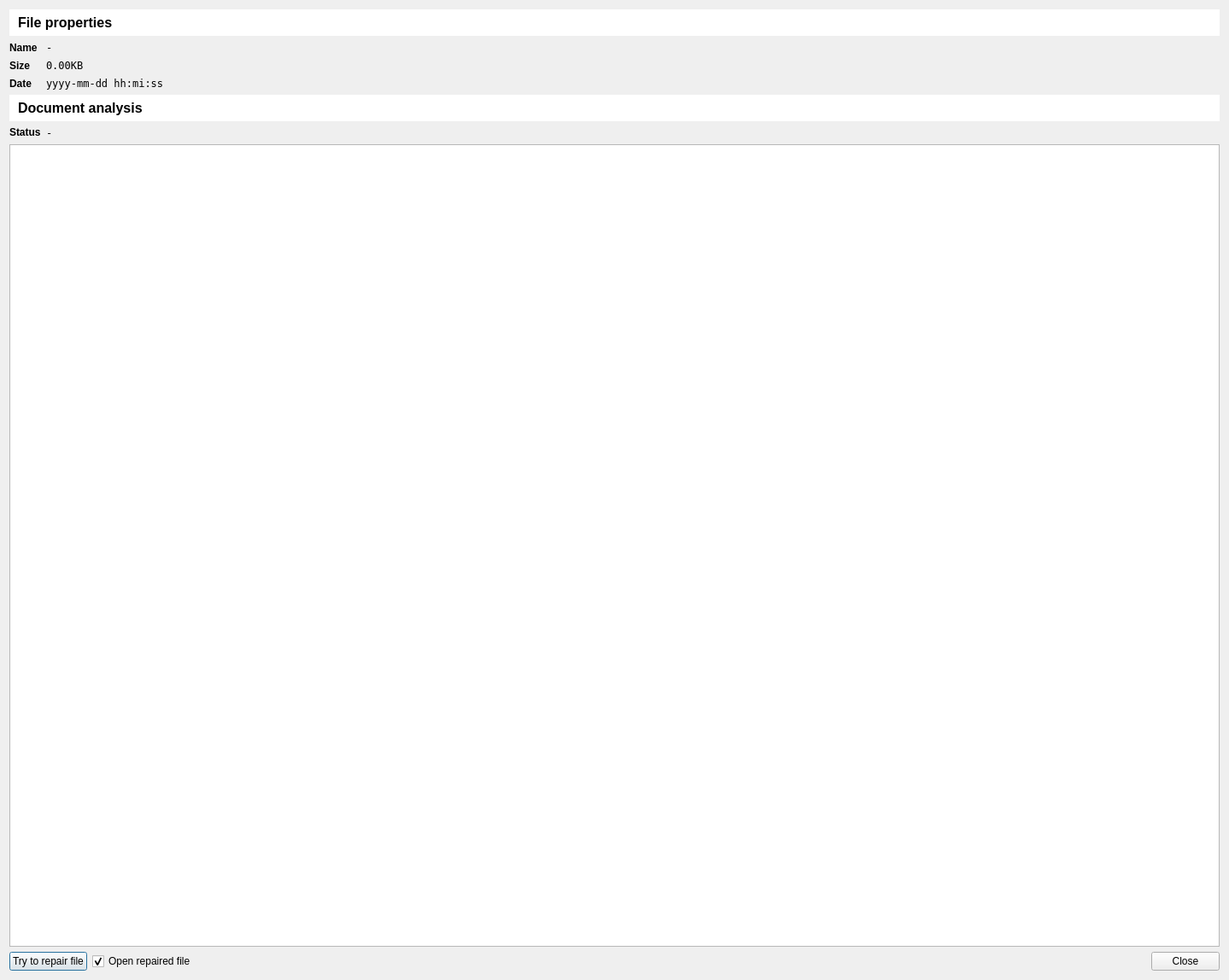
<?xml version="1.0" encoding="UTF-8"?>
<ui version="4.0">
 <class>Dialog</class>
 <widget class="QDialog" name="Dialog">
  <property name="geometry">
   <rect>
    <x>0</x>
    <y>0</y>
    <width>1439</width>
    <height>1148</height>
   </rect>
  </property>
  <property name="windowTitle">
   <string>Dialog</string>
  </property>
  <layout class="QGridLayout" name="gridLayout">
   <item row="1" column="0">
    <widget class="QLabel" name="label">
     <property name="sizePolicy">
      <sizepolicy hsizetype="Maximum" vsizetype="Preferred">
       <horstretch>0</horstretch>
       <verstretch>0</verstretch>
      </sizepolicy>
     </property>
     <property name="font">
      <font>
       <weight>75</weight>
       <bold>true</bold>
      </font>
     </property>
     <property name="text">
      <string>Name</string>
     </property>
    </widget>
   </item>
   <item row="5" column="0">
    <widget class="QLabel" name="label_6">
     <property name="font">
      <font>
       <weight>75</weight>
       <bold>true</bold>
      </font>
     </property>
     <property name="text">
      <string>Status</string>
     </property>
     <property name="alignment">
      <set>Qt::AlignLeading|Qt::AlignLeft|Qt::AlignTop</set>
     </property>
    </widget>
   </item>
   <item row="2" column="0">
    <widget class="QLabel" name="label_3">
     <property name="font">
      <font>
       <weight>75</weight>
       <bold>true</bold>
      </font>
     </property>
     <property name="text">
      <string>Size</string>
     </property>
    </widget>
   </item>
   <item row="0" column="0" colspan="3">
    <widget class="QLabel" name="label_2">
     <property name="font">
      <font>
       <pointsize>12</pointsize>
       <weight>75</weight>
       <bold>true</bold>
      </font>
     </property>
     <property name="styleSheet">
      <string notr="true">background-color: palette(light);padding: 6;</string>
     </property>
     <property name="text">
      <string>File properties</string>
     </property>
     <property name="margin">
      <number>4</number>
     </property>
    </widget>
   </item>
   <item row="3" column="0">
    <widget class="QLabel" name="label_4">
     <property name="font">
      <font>
       <weight>75</weight>
       <bold>true</bold>
      </font>
     </property>
     <property name="text">
      <string>Date</string>
     </property>
    </widget>
   </item>
   <item row="3" column="1" colspan="2">
    <widget class="QLabel" name="lblFileDate">
     <property name="minimumSize">
      <size>
       <width>0</width>
       <height>0</height>
      </size>
     </property>
     <property name="font">
      <font>
       <family>DejaVu Sans Mono</family>
      </font>
     </property>
     <property name="text">
      <string>yyyy-mm-dd hh:mi:ss</string>
     </property>
    </widget>
   </item>
   <item row="1" column="1" colspan="2">
    <widget class="QLabel" name="lblFileName">
     <property name="font">
      <font>
       <family>DejaVu Sans Mono</family>
      </font>
     </property>
     <property name="text">
      <string>-</string>
     </property>
    </widget>
   </item>
   <item row="4" column="0" colspan="3">
    <widget class="QLabel" name="label_5">
     <property name="font">
      <font>
       <pointsize>12</pointsize>
       <weight>75</weight>
       <bold>true</bold>
      </font>
     </property>
     <property name="styleSheet">
      <string notr="true">background-color: palette(light);padding: 6;</string>
     </property>
     <property name="text">
      <string>Document analysis</string>
     </property>
     <property name="margin">
      <number>4</number>
     </property>
    </widget>
   </item>
   <item row="5" column="1" colspan="2">
    <widget class="QLabel" name="lblDocStatus">
     <property name="font">
      <font>
       <family>DejaVu Sans Mono</family>
      </font>
     </property>
     <property name="text">
      <string>-</string>
     </property>
     <property name="wordWrap">
      <bool>true</bool>
     </property>
    </widget>
   </item>
   <item row="6" column="0" colspan="3">
    <widget class="QTreeView" name="tvDocContent"/>
   </item>
   <item row="2" column="1" colspan="2">
    <widget class="QLabel" name="lblFileSize">
     <property name="font">
      <font>
       <family>DejaVu Sans Mono</family>
      </font>
     </property>
     <property name="text">
      <string>0.00KB</string>
     </property>
    </widget>
   </item>
   <item row="7" column="0" colspan="3">
    <widget class="QWidget" name="widget" native="true">
     <property name="minimumSize">
      <size>
       <width>0</width>
       <height>0</height>
      </size>
     </property>
     <layout class="QHBoxLayout" name="horizontalLayout">
      <property name="leftMargin">
       <number>0</number>
      </property>
      <property name="topMargin">
       <number>0</number>
      </property>
      <property name="rightMargin">
       <number>0</number>
      </property>
      <property name="bottomMargin">
       <number>0</number>
      </property>
      <item>
       <widget class="QPushButton" name="pbTryRepair">
        <property name="text">
         <string>Try to repair file</string>
        </property>
       </widget>
      </item>
      <item>
       <widget class="QCheckBox" name="cbOpenRepairedFile">
        <property name="text">
         <string>Open repaired file</string>
        </property>
        <property name="checked">
         <bool>true</bool>
        </property>
       </widget>
      </item>
      <item>
       <spacer name="horizontalSpacer">
        <property name="orientation">
         <enum>Qt::Horizontal</enum>
        </property>
        <property name="sizeHint" stdset="0">
         <size>
          <width>40</width>
          <height>20</height>
         </size>
        </property>
       </spacer>
      </item>
      <item>
       <widget class="QPushButton" name="pbClose">
        <property name="text">
         <string>Close</string>
        </property>
        <property name="icon">
         <iconset theme="dialog-close"/>
        </property>
       </widget>
      </item>
     </layout>
    </widget>
   </item>
  </layout>
 </widget>
 <resources/>
 <connections/>
</ui>
